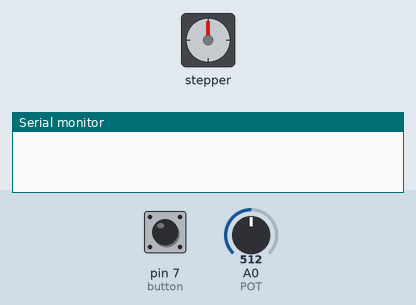
This sketch was run on a simulated Arduino Uno, built with avr-gcc and run on an emulated ATmega328P. Parts: stepper motor, the last lines printed to the serial monitor. The inputs (shaded band) are chosen by the test bench; at power-on: pin 7 (button) HIGH, A0 (POT) = 512. Stepper angles assume 2048 steps per turn.

Above: at 1.2 s.
1.3 s: pin 7 (button) pulled LOW for 0.15 s
At 1.55 s:
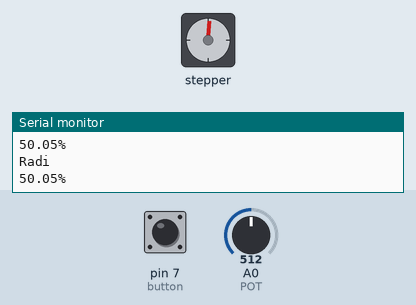
At 2.17 s:
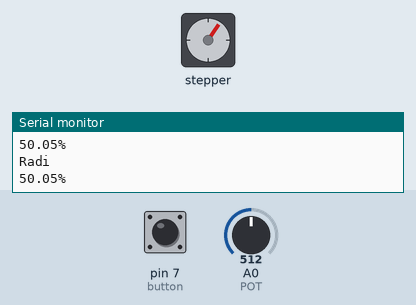
4.3 s: A0 (POT) set to 716
7.3 s: A0 (POT) set to 900
10.3 s: pin 7 (button) pulled LOW for 1 s
At 11.3 s:
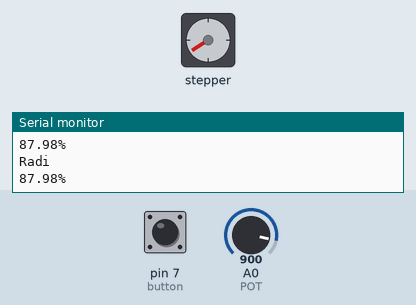
Timing chart, 0 to 13.3 s (numbered marks = the images above; inputs shaded):
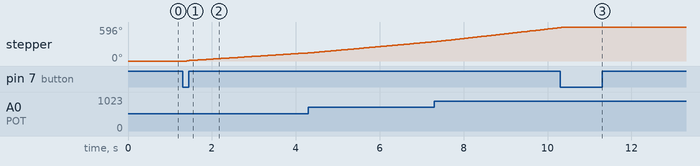

Measured:
- after the input at 1.3 s, stepper: keeps turning clockwise at about 49°/s, starting after 0.10 s
- after the input at 10.3 s, stepper: goes on until 10.4 s, then stays 596°

The sketch:

B28.ino
```cpp
#include <ezButton.h>
#include<Stepper.h>
#define POT A0
#define stanje_OFF 0
#define stanje_ON 1


ezButton button(7);
int loopState = stanje_OFF;
int koraci = 32;
Stepper StepperM(koraci, 8, 10, 9, 11);
void setup() {
  Serial.begin(9600);

  button.setDebounceTime(100);
}

void loop() {
  button.loop();
 float napon = analogRead(POT) * (5.0 / 1023.0);
  if (button.isPressed()) {
    if (loopState == stanje_OFF)
      loopState = stanje_ON;
    else
      loopState = stanje_OFF;
  }


  if (loopState == stanje_ON) {
    Serial.println("Radi");

float procenti,vrednostPOT = analogRead(POT);

    //Serial.print(procenti);

           procenti = (vrednostPOT *100) / 1023;


           if(procenti == 0)
           {
            Serial.println("0%");
           }
           if(procenti == 20.0)
           {
            Serial.println("20%");
           }
          if(procenti == 100.0)
           {
            Serial.println("100%");
           }
             if ( procenti>20 && procenti<100){
              Serial.print(procenti);
              Serial.println("%");
           }


    StepperM.step(koraci);
    StepperM.setSpeed(analogRead(POT));
  //  Serial.println(analogRead(POT));

  }

}
```
